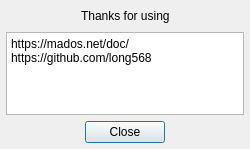
<?xml version="1.0" encoding="UTF-8"?>
<ui version="4.0">
 <class>About</class>
 <widget class="QDialog" name="About">
  <property name="geometry">
   <rect>
    <x>0</x>
    <y>0</y>
    <width>250</width>
    <height>149</height>
   </rect>
  </property>
  <property name="windowTitle">
   <string>About</string>
  </property>
  <layout class="QVBoxLayout" name="verticalLayout" stretch="0,1,0">
   <property name="spacing">
    <number>6</number>
   </property>
   <property name="leftMargin">
    <number>6</number>
   </property>
   <property name="topMargin">
    <number>6</number>
   </property>
   <property name="rightMargin">
    <number>6</number>
   </property>
   <property name="bottomMargin">
    <number>6</number>
   </property>
   <item>
    <layout class="QHBoxLayout" name="horizontalLayout_2">
     <item>
      <spacer name="horizontalSpacer_3">
       <property name="orientation">
        <enum>Qt::Horizontal</enum>
       </property>
       <property name="sizeHint" stdset="0">
        <size>
         <width>40</width>
         <height>20</height>
        </size>
       </property>
      </spacer>
     </item>
     <item>
      <widget class="QLabel" name="label">
       <property name="text">
        <string>Thanks for using</string>
       </property>
      </widget>
     </item>
     <item>
      <spacer name="horizontalSpacer_4">
       <property name="orientation">
        <enum>Qt::Horizontal</enum>
       </property>
       <property name="sizeHint" stdset="0">
        <size>
         <width>40</width>
         <height>20</height>
        </size>
       </property>
      </spacer>
     </item>
    </layout>
   </item>
   <item>
    <widget class="QPlainTextEdit" name="plainTextEdit">
     <property name="minimumSize">
      <size>
       <width>210</width>
       <height>0</height>
      </size>
     </property>
     <property name="readOnly">
      <bool>true</bool>
     </property>
     <property name="plainText">
      <string>https://mados.net/doc/
https://github.com/long568</string>
     </property>
    </widget>
   </item>
   <item>
    <layout class="QHBoxLayout" name="horizontalLayout">
     <item>
      <spacer name="horizontalSpacer">
       <property name="orientation">
        <enum>Qt::Horizontal</enum>
       </property>
       <property name="sizeHint" stdset="0">
        <size>
         <width>40</width>
         <height>20</height>
        </size>
       </property>
      </spacer>
     </item>
     <item>
      <widget class="QPushButton" name="bnClose">
       <property name="maximumSize">
        <size>
         <width>120</width>
         <height>16777215</height>
        </size>
       </property>
       <property name="text">
        <string>Close</string>
       </property>
      </widget>
     </item>
     <item>
      <spacer name="horizontalSpacer_2">
       <property name="orientation">
        <enum>Qt::Horizontal</enum>
       </property>
       <property name="sizeHint" stdset="0">
        <size>
         <width>40</width>
         <height>20</height>
        </size>
       </property>
      </spacer>
     </item>
    </layout>
   </item>
  </layout>
 </widget>
 <resources/>
 <connections>
  <connection>
   <sender>bnClose</sender>
   <signal>clicked()</signal>
   <receiver>About</receiver>
   <slot>accept()</slot>
   <hints>
    <hint type="sourcelabel">
     <x>116</x>
     <y>85</y>
    </hint>
    <hint type="destinationlabel">
     <x>124</x>
     <y>62</y>
    </hint>
   </hints>
  </connection>
 </connections>
</ui>
